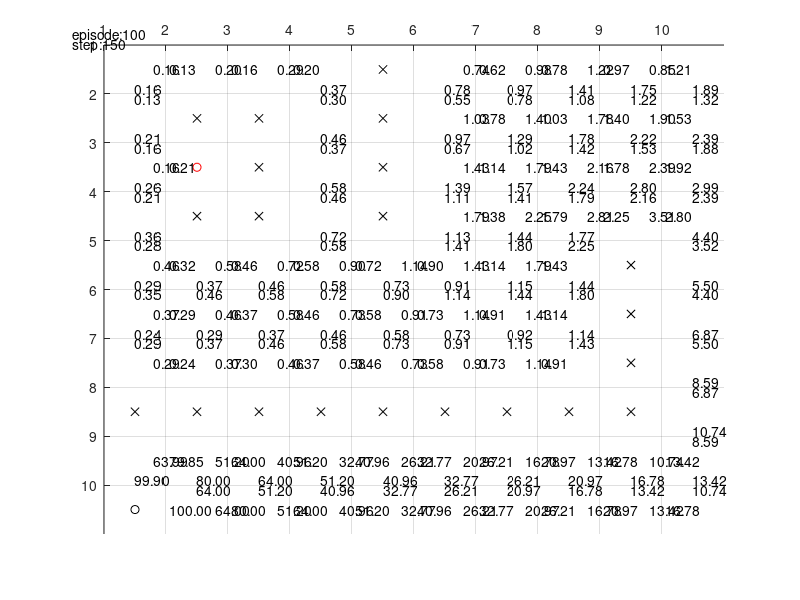

This chart was generated by the following MATLAB code:
function qlearn
% DONE: probability for movement
% DONE: traversal, debug info plot
% DONE: max steps per episode
% TODO: still need update policy

clc; clear all; close all;

%--------------------------------------------------------------------------
% 1) Create map, Draw the map
%
% It should show Q values, Destination.
% For each episode, update the Q values.
%--------------------------------------------------------------------------
global S; S = 7;
global G; G = 8;
global C; C = 1;
global O; O = 0;

small_map = ...
      [ S, C, C, C;
        C, C, O, C;
        C, O, O, C;
        C, C, C, G;
        ];
small_map2 = ...
      [ S, O, C;
        C, C, C;
        C, G, C;
        ];

small_map3 = ...
      [ S, C, C;
        O, C, C;
        C, C, G;
        ];

large_map = ...
      [ C, C, C, C, O, C, C, C, C, C;
        C, O, O, C, O, C, C, C, C, C;
        C, S, O, C, O, C, C, C, C, C;
        C, O, O, C, O, C, C, C, C, C;
        C, C, C, C, C, C, C, C, O, C;
        C, C, C, C, C, C, C, C, O, C;
        C, C, C, C, C, C, C, C, O, C;
        O, O, O, O, O, O, O, O, O, C;
        C, C, C, C, C, C, C, C, C, C;
        G, C, C, C, C, C, C, C, C, C;
        ];
map = large_map;
%map = large_map;

global ROW;
global COL;
[ROW,COL] = size(map);
display(sprintf('INFO: Map size = %d x %d',ROW,COL));
display(sprintf('INFO: 0 - obstacle | 1 - clear path | 7 - start | 8 - goal'));

%--------------------------------------------------------------------------
% 2) Validate map, and capture start, goal position
% Draw the map if valid
%--------------------------------------------------------------------------
num_start = 0;
num_goal = 0;
for r = 1:ROW
  for c = 1:COL
    if( map(r,c) == S )
      num_start = num_start + 1;
      start_r = r; start_c = c;
    end
    if( map(r,c) == G )
      num_goal = num_goal + 1;
      goal_r = r; goal_c = c;
    end
  end
end
if( num_start > 1 || num_goal > 1 )
  display('ERROR: Validate map: Too many start or goal');
  return;
end

% draw a map
axis([1 COL+1 1 ROW+1]);
grid on;
hold on;
set(gca,'XTick',[1:1:COL]);
set(gca,'YTick',[1:1:ROW]);
set(gca,'xaxislocation','top','ydir','reverse');

% plot start, goal, obstacles
plot(start_c+0.5,start_r+0.5,'ro');
plot(goal_c+0.5,goal_r+0.5,'ko');
for ri = 1:ROW
  for ci = 1:COL
    if(map(ri,ci)==O) % if it is a obstacle draw it
      plot(ci+0.5,ri+0.5,'kx');
    end
  end
end

%--------------------------------------------------------------------------
% 3) convert map into immediate reward matrix (node base) using following
%
%     100  - goal
%     0    - clear path
%     -inf - obstacle, self, not reachable, or diagonal...
%--------------------------------------------------------------------------
num_states = ROW*COL;
start_state = rc2indx(start_r,start_c);
goal_state = rc2indx(goal_r,goal_c);
R(num_states,num_states) = 0;

% 1st loop represent current node
% 2nd loop represent visiting node, check if it is clear path, or obstacle
for qx = 1:num_states
  [cr,cc] = indx2rc(qx);  % (c)urrent (r)ow and (c)ol
  if( map(cr,cc) == O ) % current node is an obstacle
    R(qx,:) = -inf;
    continue;
  end
  for qy = 1:num_states
    [vr,vc] = indx2rc(qy);
    if ( abs(vr-cr) == 1 && cc == vc ) % +/1 row
      if ( map(vr,vc) == C || map(vr,vc) == S )
        R(qx,qy) = 0;
      elseif( map(vr,vc) == G )
        R(qx,qy) = 100;
      else
        R(qx,qy) = -inf;
      end
    elseif (abs(vc-cc) == 1 && cr == vr ) % +/- col
      if ( map(vr,vc) == C || map(vr,vc) == S )
        R(qx,qy) = 0;
      elseif( map(vr,vc) == G )
        R(qx,qy) = 100;
      else
        R(qx,qy) = -inf;
      end
    else % diagonal
      R(qx,qy) = -inf;
    end
  end
end

R;

%--------------------------------------------------------------------------
% 4) set up constants alpha, gamma, probabilities of movement, 
%--------------------------------------------------------------------------
global EPISODES; EPISODES = 100;
display(sprintf('INFO: max episode %d',EPISODES));
global STEPS; STEPS = 150;
display(sprintf('INFO: max step %d',STEPS));
global ALPHA; ALPHA = [0.9]; % learning rate
display(sprintf('INFO: alpha %0.2f',ALPHA));
global GAMMA; GAMMA = [0.8]; % discount rate
display(sprintf('INFO: gamma %0.2f',GAMMA));
global DETERM_WORLD; DETERM_WORLD = 1;
display(sprintf('INFO: deterministic world %d',DETERM_WORLD));
global EPSIL_GREEDY_PR; EPSIL_GREEDY_PR = 0.1;
display(sprintf('INFO: e-greedy prob %0.2f',EPSIL_GREEDY_PR));

global DESIRED_PR;     DESIRED_PR     = 0.6;
display(sprintf('INFO: desired prob %0.2f',DESIRED_PR));
global OTHER_DIR_PR;   OTHER_DIR_PR   = 0.3;
display(sprintf('INFO: other dir prob %0.2f',OTHER_DIR_PR));
global INPLACE_PR;     INPLACE_PR     = 0.1;
display(sprintf('INFO: remain inplace prob %0.2f',INPLACE_PR));

%--------------------------------------------------------------------------
% 5) loop thru num of EPISODES
%--------------------------------------------------------------------------
for param_i = 1:size(ALPHA,2)

textbox(ROW,COL) = struct('up',[],'down',[],'left',[],'right',[]);
episode_tb_hldr = [];
steps_tb_hldr = [];

Q = zeros(size(R));
for e = 1:EPISODES
  steps = 1; % reset the number of steps
  s = randperm(num_states,1); % current state
  if(isempty(episode_tb_hldr))
    episode_tb_hldr = text(0.5,0.8,sprintf('episode:%d',e));
  else
    set(episode_tb_hldr,'String',sprintf('episode:%d',e));
  end
  while ( s ~= goal_state && steps <= STEPS )
    
    if(isempty(steps_tb_hldr))
      steps_tb_hldr = text(0.5,1,sprintf('step:%d',steps));
    else
      set(steps_tb_hldr,'String',sprintf('step:%d',steps));
    end
    
    % policy for selecting action goes here
    % TODO: add different policy routine: greedy, e-greedy, softmax
    avail_actions = find(R(s,:) >= 0); % find num of possible actions or exploration bonus
    num_actions = size(avail_actions,2);
    if ( num_actions > 0 )
    else
      break;  % started on an obstacle state
    end
    
    % get maximum q value for all states
    q_max = max(Q,[],2);
    
    if( DETERM_WORLD == 0 )
      tmp = rand();
      if( tmp >= EPSIL_GREEDY_PR )
        % random action
        action_taken = ( round(rand() * (num_actions - 1)) ) + 1;
      else
        % greedy action
        [tmp_state,action_taken] = max(avail_actions);
      end
      
      % transition function for observed state based on selected action
      ds = avail_actions(action_taken);
      os = transition_function(s,ds);
      %Q(s,ds) = Q(s,os) + ALPHA(param_i) * ( R(s,ds) + GAMMA(param_i) * q_max(ds) - Q(s,ds) );
      Q(s,ds) = Q(s,ds) + ALPHA(param_i) * ( R(s,ds) + GAMMA(param_i) * q_max(os) - Q(s,ds) );
      textbox = plot_value(Q,s,ds,textbox);
      s = os;
    else
      tmp = rand();
      if( tmp >= EPSIL_GREEDY_PR )
        % random action
        action_taken = ( round(rand() * (num_actions - 1)) ) + 1;
      else
        % greedy action
        [tmp_state,action_taken] = max(avail_actions);
      end
      
      fs = avail_actions(action_taken);
      Q(s,fs) = Q(s,fs) + ALPHA(param_i) * ( R(s,fs) + GAMMA(param_i) * q_max(fs) - Q(s,fs) );
      textbox = plot_value(Q,s,fs,textbox);
      s = fs;
    end

    steps = steps + 1;
  end
end


saveas(gcf,sprintf('a%0.2fg%0.2fe%d.jpg',ALPHA(param_i),GAMMA(param_i),EPISODES),'jpg');
end

Q;

%--------------------------------------------------------------------------
% 6) Traverse from any starting point
%--------------------------------------------------------------------------
qi = start_state;
plot_cnt = 0;
while qi ~= goal_state
  [max_value,indx] = max(Q(qi,:));
  [r,c] = indx2rc(qi);
  [fr,fc] = indx2rc(indx);
  if( c > fc )
    xx = [fc+0.5 c+0.5];
  else
    xx = [c+0.5 fc+0.5];
  end
  
  if( r > fr )
    yy = [fr+0.5 r+0.5];
  else
    yy = [r+0.5 fr+0.5];
  end
  plot(xx,yy);
  qi = indx;
  plot_cnt = plot_cnt + 1;
  if( plot_cnt > num_states )
    display('Did not converge');
    break;
  end
end




function observed_state = transition_function(s,a)
global DESIRED_PR;
global OTHER_DIR_PR;
global INPLACE_PR;
global ROW;
global COL;


bucket(1) = DESIRED_PR;
bucket(2) = bucket(1) + OTHER_DIR_PR;
bucket(3) = bucket(2) + INPLACE_PR;

r_action = rand();

if( r_action <= bucket(1) )
  observed_state = a;
elseif( r_action <= bucket(2) )
  RIGHT = 1; DOWN = 2; LEFT = 3; UP = 4;
  [r,c] = indx2rc(s);
  [fr,fc] = indx2rc(a);
  avail_actions = [];
  if ( fr - r == -1 )      % UP
    avail_actions = [RIGHT DOWN LEFT   ];
  elseif ( fc - c == 1)    % RIGHT
    avail_actions = [      DOWN LEFT UP];
  elseif ( fr - r == 1 )   % DOWN
    avail_actions = [RIGHT      LEFT UP];
  elseif ( fc - c == -1 )  % LEFT
    avail_actions = [RIGHT DOWN      UP];
  else
    display('bug 1');
  end
  
  rand_var = rand();
  if(rand_var <= 0.33)
    indx = 1;
  elseif(rand_var <= 0.66)
    indx = 2;
  elseif(rand_var <= 1)
    indx = 3;
  else
    display('bug 2');
  end
  
  if( avail_actions(indx) == RIGHT )
    if( c + 1 <= COL )
      fc = c + 1;
      observed_state = rc2indx(fr,fc);
    else
      observed_state = s;
    end
  elseif( avail_actions(indx) == DOWN )
    if( r + 1 <= ROW )
      fr = r + 1;
      observed_state = rc2indx(fr,fc);
    else
      observed_state = s;
    end
  elseif( avail_actions(indx) == LEFT )
    if( c - 1 >= 1 )
      fc = c - 1;
      observed_state = rc2indx(fr,fc);
    else
      observed_state = s;
    end
  elseif( avail_actions(indx) == UP )
    if( r - 1 >= 1 )
      fr = r - 1;
      observed_state = rc2indx(fr,fc);
    else
      observed_state = s;
    end
  else
    display('bug 3');
  end
  
  %display('not picking orig action');
else
  observed_state = s;
end





function textbox = plot_value(Q,s,fs,textbox)
% update plot
[r,c] = indx2rc(s);
[fr,fc] = indx2rc(fs);

str = sprintf('%0.2f', Q(s,fs));
if ( fr - r == 1 )  % r+1
  if(isempty(textbox(r,c).down))
    textbox(r,c).down = text(c+0.5, r+0.9,str);
  else
    set(textbox(r,c).down,'String',str);
  end
elseif ( r - fr == 1) % r-1
  if(isempty(textbox(r,c).up))
    textbox(r,c).up = text(c+0.5, r+0.1,str);
  else
    set(textbox(r,c).up,'String',str);
  end
elseif( fc - c == 1) % c+1
  if(isempty(textbox(r,c).right))
    textbox(r,c).right = text(c+0.8, r+0.5,str);
  else
    set(textbox(r,c).right,'String',str);
  end
elseif( c - fc == 1) % c-1
  if(isempty(textbox(r,c).left))
    textbox(r,c).left = text(c+0.05, r+0.5,str);
  else
    set(textbox(r,c).left,'String',str);
  end
else
  display('should not be here, bug');
end
%pause(0.001);
drawnow;


%--------------------------------------------------------------------------
% util
%--------------------------------------------------------------------------
function index = rc2indx(r,c)
global ROW;
global COL;
index = (r-1)*COL+c;

function [r,c] = indx2rc(i)
global ROW;
global COL;
r = ceil(i/COL);
c = mod(i,COL);
if( c == 0 )
  c = COL;
end
